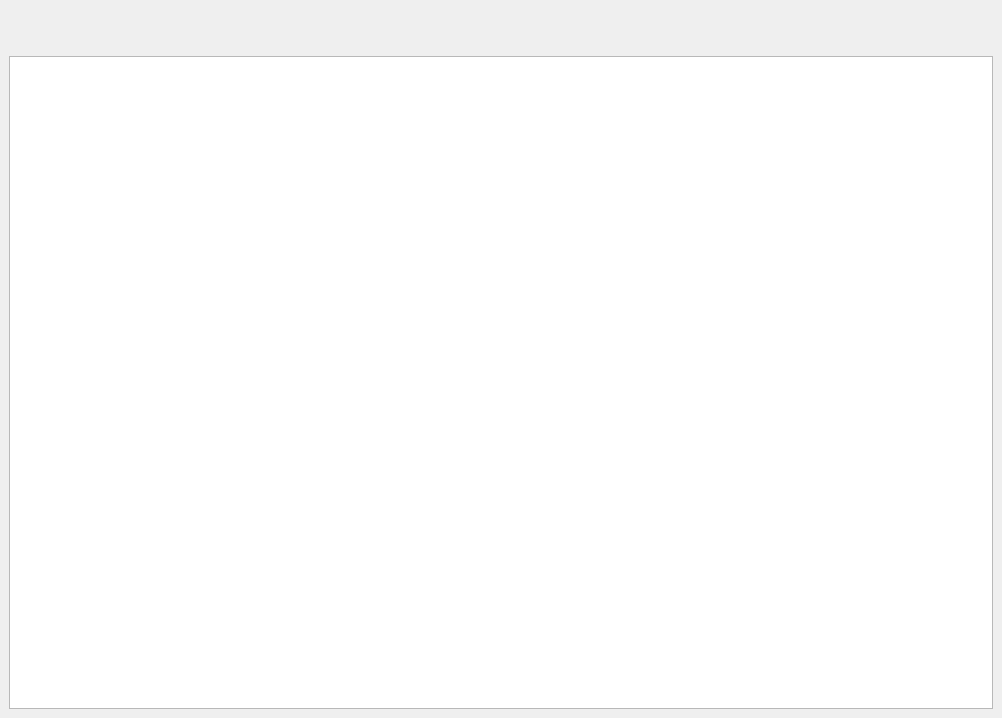
<?xml version="1.0" encoding="UTF-8"?>
<ui version="4.0">
 <class>ShowFileWindow</class>
 <widget class="QMainWindow" name="ShowFileWindow">
  <property name="windowModality">
   <enum>Qt::ApplicationModal</enum>
  </property>
  <property name="geometry">
   <rect>
    <x>0</x>
    <y>0</y>
    <width>1002</width>
    <height>718</height>
   </rect>
  </property>
  <property name="windowTitle">
   <string>MainWindow</string>
  </property>
  <widget class="QWidget" name="centralwidget">
   <layout class="QVBoxLayout" name="verticalLayout">
    <item>
     <widget class="QWidget" name="wgtTool" native="true">
      <property name="minimumSize">
       <size>
        <width>0</width>
        <height>41</height>
       </size>
      </property>
      <property name="maximumSize">
       <size>
        <width>16777215</width>
        <height>41</height>
       </size>
      </property>
     </widget>
    </item>
    <item>
     <widget class="QTextEdit" name="edtInfo">
      <property name="readOnly">
       <bool>true</bool>
      </property>
     </widget>
    </item>
   </layout>
  </widget>
  <widget class="QMenuBar" name="menubar">
   <property name="geometry">
    <rect>
     <x>0</x>
     <y>0</y>
     <width>1002</width>
     <height>21</height>
    </rect>
   </property>
  </widget>
 </widget>
 <resources/>
 <connections/>
</ui>
